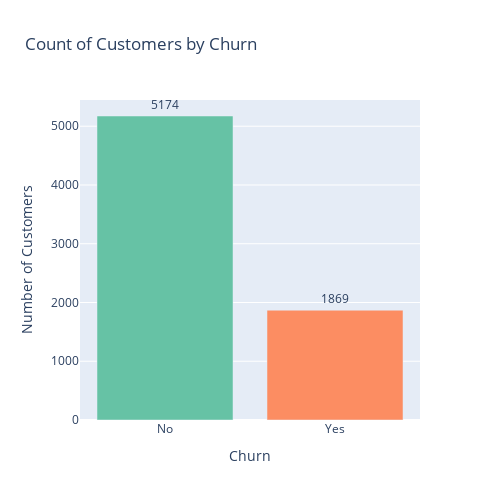

Source (notebook cell):
### Markdown cell above
# 1. Overall Churn Overview
## Purpose: Show how many customers churned vs stayed.

### Code cell
import plotly.express as px
# Count churn values
churn_counts = df['Churn'].value_counts().reset_index()
churn_counts.columns = ['Churn', 'Count']

# Create Plotly bar chart
fig = px.bar(
    churn_counts,
    x='Churn',
    y='Count',
    color='Churn',
    color_discrete_sequence=px.colors.qualitative.Set2[:2],  # similar to your colors_clean
    text='Count',
    title='Count of Customers by Churn'
)

# Customize layout
fig.update_traces(textposition='outside')
fig.update_layout(
    xaxis_title='Churn',
    yaxis_title='Number of Customers',
    showlegend=False,
    height=500,
    width=500
)

fig.show()

### Figure 1 — Plotly figure (JSON) as saved in the notebook; plotly's stock layout.template omitted (floating-point values rounded to 4 significant figures)
{"data": [{"alignmentgroup": "True", "hovertemplate": "Churn=%{x}<br>Count=%{text}<extra></extra>", "legendgroup": "No", "marker": {"color": "rgb(102,194,165)", "pattern": {"shape": ""}}, "name": "No", "offsetgroup": "No", "orientation": "v", "showlegend": true, "text": [5174], "textposition": "outside", "type": "bar", "x": ["No"], "xaxis": "x", "y": [5174], "yaxis": "y"}, {"alignmentgroup": "True", "hovertemplate": "Churn=%{x}<br>Count=%{text}<extra></extra>", "legendgroup": "Yes", "marker": {"color": "rgb(252,141,98)", "pattern": {"shape": ""}}, "name": "Yes", "offsetgroup": "Yes", "orientation": "v", "showlegend": true, "text": [1869], "textposition": "outside", "type": "bar", "x": ["Yes"], "xaxis": "x", "y": [1869], "yaxis": "y"}], "layout": {"barmode": "relative", "height": 500, "legend": {"title": {"text": "Churn"}, "tracegroupgap": 0}, "showlegend": false, "title": {"text": "Count of Customers by Churn"}, "width": 500, "xaxis": {"anchor": "y", "categoryarray": ["No", "Yes"], "categoryorder": "array", "domain": [0, 1], "title": {"text": "Churn"}}, "yaxis": {"anchor": "x", "domain": [0, 1], "title": {"text": "Number of Customers"}}}}
